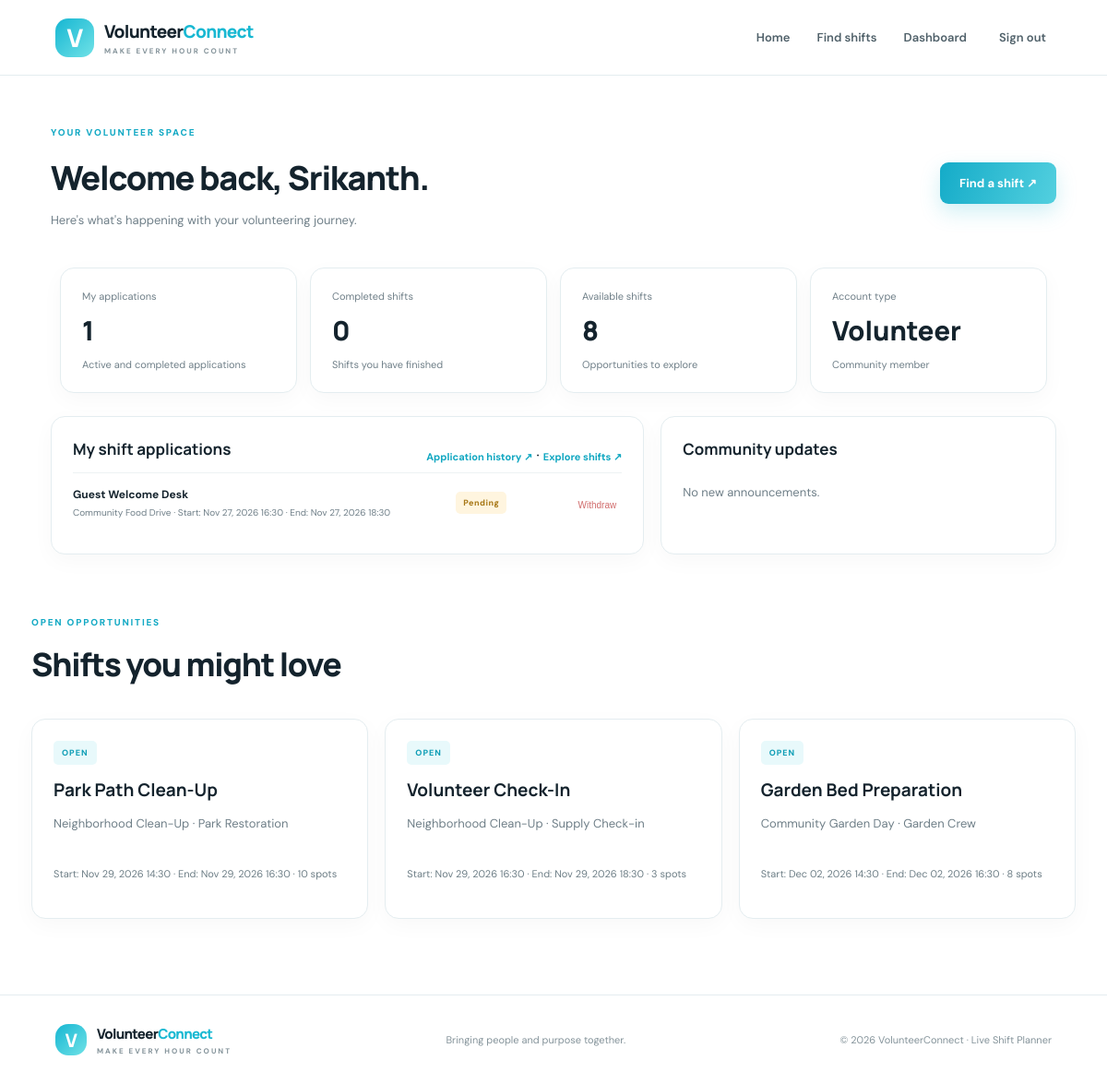
The page /dashboard/ (signed in) on the database its author committed.
### planner/models.py (models this page shows, shortened)
class Signup(models.Model):
    STATES = [("PENDING","Pending"),("APPROVED","Approved"),("COMPLETED","Completed"),("REJECTED","Rejected"),("WITHDRAWN","Withdrawn")]
    shift = models.ForeignKey(Shift, on_delete=models.CASCADE, related_name="signups")
    volunteer = models.ForeignKey(User, on_delete=models.CASCADE, related_name="shift_signups")
    status = models.CharField(max_length=12, choices=STATES, default="PENDING")
    completed_at = models.DateTimeField(null=True, blank=True)
    applied_at = models.DateTimeField(auto_now_add=True)
    updated_at = models.DateTimeField(auto_now=True)
    class Meta:
        constraints = [models.UniqueConstraint(fields=["shift","volunteer"], name="unique_volunteer_shift")]
        ordering = ["-applied_at"]

class Shift(models.Model):
    STATUS = [("DRAFT","Draft"),("OPEN","Open"),("CLOSED","Closed")]
    event = models.ForeignKey(Event, on_delete=models.CASCADE, related_name="shifts")
    zone = models.ForeignKey(Zone, on_delete=models.PROTECT, related_name="shifts")
    title = models.CharField(max_length=140)
    description = models.TextField(blank=True)
    starts_at = models.DateTimeField()
    ends_at = models.DateTimeField()
    capacity = models.PositiveIntegerField(default=1, validators=[MinValueValidator(1)])
    status = models.CharField(max_length=10, choices=STATUS, default="OPEN")
    created_at = models.DateTimeField(auto_now_add=True)
    class Meta: ordering = ["starts_at"]
    @property
    def approved_count(self):
        return self.signups.filter(status="APPROVED").count()
    @property
    def vacancies(self):
        return max(0, self.capacity - self.approved_count)

class Event(models.Model):
    title = models.CharField(max_length=160)
    description = models.TextField()
    venue = models.CharField(max_length=180)
    starts_at = models.DateTimeField()
    ends_at = models.DateTimeField()
    published = models.BooleanField(default=True)
    created_by = models.ForeignKey(User, on_delete=models.PROTECT)
    created_at = models.DateTimeField(auto_now_add=True)
    class Meta: ordering = ["starts_at"]

class Zone(models.Model):
    name = models.CharField(max_length=100, unique=True)
    location = models.CharField(max_length=180, blank=True)
    lead = models.ForeignKey(User, null=True, blank=True, on_delete=models.SET_NULL, related_name="led_zones")

### planner/views.py (the view)
# urls.py: path("dashboard/",views.dashboard,name="dashboard"),
@login_required
def dashboard(request):
    role = role_of(request.user)
    if role in ("ADMIN","ORGANIZER","ZONE_LEAD"): return redirect("admin_dashboard")
    signups = Signup.objects.filter(volunteer=request.user).exclude(status="WITHDRAWN").select_related("shift","shift__event","shift__zone")
    open_shifts = Shift.objects.filter(status="OPEN", event__published=True, starts_at__gte=timezone.now()).select_related("event","zone")[:8]
    announcements = Announcement.objects.filter(active=True)[:5]
    completed_shifts_count = signups.filter(status="COMPLETED").count()
    return render(request, "planner/dashboard.html", {"signups":signups,"open_shifts":open_shifts,"announcements":announcements,"completed_shifts_count":completed_shifts_count})

### planner/views.py (called while the page is built)
def role_of(user):
    if user.is_superuser: return "ADMIN"
    return getattr(getattr(user, "profile", None), "role", "VOLUNTEER")

### templates/planner/dashboard.html
{% extends 'planner/base.html' %}{% block title %}My dashboard | VolunteerConnect{% endblock %}{% block content %}
<section class="dash-head"><div><div class="eyebrow">YOUR VOLUNTEER SPACE</div><h1>Welcome back, {{ user.first_name|default:user.username }}.</h1><p>Here's what's happening with your volunteering journey.</p></div><a class="btn" href="{% url 'shift_list' %}">Find a shift ↗</a></section>
<div class="metric-grid"><div class="metric"><span>My applications</span><b>{{ signups.count }}</b><small>Active and completed applications</small></div><div class="metric"><span>Completed shifts</span><b>{{ completed_shifts_count }}</b><small>Shifts you have finished</small></div><div class="metric"><span>Available shifts</span><b>{{ open_shifts.count }}</b><small>Opportunities to explore</small></div><div class="metric"><span>Account type</span><b>Volunteer</b><small>Community member</small></div></div>
<div class="dashboard-grid"><section class="panel"><div class="panel-heading"><h2>My shift applications</h2><div><a href="{% url 'application_history' %}">Application history ↗</a> · <a href="{% url 'shift_list' %}">Explore shifts ↗</a></div></div>{% for item in signups %}<div class="list-row"><div><b>{{ item.shift.title }}</b><small>{{ item.shift.event.title }} · Start: {{ item.shift.starts_at|date:"M d, Y H:i" }} · End: {{ item.shift.ends_at|date:"M d, Y H:i" }}{% if item.completed_at %} · Completed: {{ item.completed_at|date:"M d, Y H:i" }}{% endif %}</small></div><span class="status status-{{ item.status|lower }}">{{ item.get_status_display }}</span>{% if item.status == 'APPROVED' %}<form method="post" action="{% url 'complete_signup' item.id %}">{% csrf_token %}<button class="btn btn-small">Mark shift completed</button></form>{% endif %}{% if item.status == 'PENDING' or item.status == 'APPROVED' %}<form method="post" action="{% url 'withdraw_signup' item.id %}">{% csrf_token %}<button class="link-button">Withdraw</button></form>{% endif %}</div>{% empty %}<div class="empty-state">No active or completed applications to show. Explore shifts to get involved.</div>{% endfor %}</section>
<aside class="panel"><div class="panel-heading"><h2>Community updates</h2></div>{% for a in announcements %}<div class="announcement"><b>{{ a.title }}</b><p>{{ a.message }}</p><small>{{ a.created_at|date:"M d, Y" }}</small></div>{% empty %}<p class="muted">No new announcements.</p>{% endfor %}</aside></div>
<section class="section compact"><div class="section-heading"><div><div class="eyebrow">OPEN OPPORTUNITIES</div><h2>Shifts you might love</h2></div></div><div class="cards">{% for shift in open_shifts|slice:":3" %}<article class="shift-card"><span class="tag">OPEN</span><h3>{{ shift.title }}</h3><p>{{ shift.event.title }} · {{ shift.zone.name }}</p><div class="card-meta">Start: {{ shift.starts_at|date:"M d, Y H:i" }} · End: {{ shift.ends_at|date:"M d, Y H:i" }} · {{ shift.vacancies }} spots</div></article>{% empty %}<p class="muted">No upcoming shifts currently.</p>{% endfor %}</div></section>
{% endblock %}

### static/css/style.css (style rules this page uses)
:root { --ink:#14232d;--muted:#6f7f88;--blue:#19b7d2;--cyan:#63d9e8;--navy:#10242f;--paper:#f6fafb;--line:#e4edf0;--white:#fff;--shadow:0 18px 55px rgba(16,36,47,.08) }
* { box-sizing:border-box }
body { margin:0;background:#fff;color:var(--ink);font-family:'DM Sans',sans-serif }
a { color:inherit;text-decoration:none }
.btn { display:inline-flex;align-items:center;justify-content:center;gap:12px;border:0;border-radius:9px;padding:14px 21px;background:linear-gradient(110deg,#14abc8,#53d0df);color:#fff;font-weight:700;font-size:13px;box-shadow:0 9px 22px #24b8cf35;cursor:pointer }
.eyebrow { font-size:10px;font-weight:800;letter-spacing:1.8px;color:#13a9c4;margin-bottom:18px }
.section { max-width:1180px;margin:auto;padding:82px 24px }
.section-heading { display:flex;align-items:end;justify-content:space-between;margin-bottom:28px }
.section-heading h2,.cta h2 { font:800 35px/1.2 Manrope;letter-spacing:-1.3px;margin:0 0 10px }
.cards { display:grid;grid-template-columns:repeat(3,1fr);gap:18px }
.shift-card,.panel,.metric { background:#fff;border:1px solid var(--line);border-radius:15px;padding:23px;box-shadow:0 7px 25px #10242f08 }
.shift-card h3 { font:700 19px Manrope;margin:19px 0 8px }
.shift-card p { font-size:13px;color:var(--muted);line-height:1.65;min-height:40px }
.tag { font-size:9px;font-weight:800;letter-spacing:1px;color:#109eb6;background:#e8f9fb;padding:7px 9px;border-radius:5px }
.card-meta { display:flex;flex-direction:column;gap:9px;color:#6d7e86;font-size:11px;margin:18px 0 }
.muted { color:var(--muted);font-size:13px }
.dash-head { max-width:1130px;margin:55px auto 30px;padding:0 20px;display:flex;align-items:center;justify-content:space-between }
.dash-head h1 { font:800 36px Manrope;letter-spacing:-1.2px;margin:0 0 8px }
.dash-head p { font-size:13px;color:var(--muted) }
.metric-grid { max-width:1090px;margin:0 auto 25px;display:grid;grid-template-columns:repeat(4,1fr);gap:14px;padding:0 10px }
.metric span,.metric small { display:block;color:var(--muted);font-size:11px }
.metric b { display:block;font:800 29px Manrope;margin:10px 0 }
.dashboard-grid { max-width:1110px;margin:22px auto;display:grid;grid-template-columns:1.5fr 1fr;gap:18px;padding:0 10px }
.panel h2 { font:700 17px Manrope;margin:0 0 20px }
.panel-heading { display:flex;justify-content:space-between;align-items:center }
.panel-heading h2 { margin:0 0 14px }
.panel-heading a { font-size:11px;color:#11a7c1;font-weight:700 }
.list-row { display:flex;align-items:center;justify-content:space-between;gap:12px;padding:15px 0;border-top:1px solid #edf2f3 }
.list-row b,.list-row small { display:block }
.list-row b { font-size:12px }
.list-row small { font-size:10px;color:var(--muted);margin-top:5px }
.status { font-size:9px;font-weight:800;letter-spacing:.5px;padding:6px 8px;border-radius:5px;background:#edf2f4;color:#5f7078;white-space:nowrap }
.status-pending { background:#fff5df;color:#a87918 }
.link-button { border:0;background:none;color:#d06b6b;font-size:10px;cursor:pointer }
.compact { padding-top:45px }

### rows shown on the page
Signup: shift "Guest Welcome Desk", shift.event "Community Food Drive", shift.starts_at "Nov 27, 2026 16:30", shift.ends_at "Nov 27, 2026 18:30", status "Pending", shows "Withdraw"
Shift: title "Park Path Clean-Up", event "Neighborhood Clean-Up", zone.name "Park Restoration", starts_at "Nov 29, 2026 14:30", ends_at "Nov 29, 2026 16:30", vacancies "10"
Shift: title "Volunteer Check-In", event "Neighborhood Clean-Up", zone.name "Supply Check-in", starts_at "Nov 29, 2026 16:30", ends_at "Nov 29, 2026 18:30", vacancies "3"
Shift: title "Garden Bed Preparation", event "Community Garden Day", zone.name "Garden Crew", starts_at "Dec 02, 2026 14:30", ends_at "Dec 02, 2026 16:30", vacancies "8"

### other values the page prints
{{ user.first_name|default:user.username }} "Srikanth"
{{ signups.count }} "1"
{{ completed_shifts_count }} "0"
{{ open_shifts.count }} "8"
